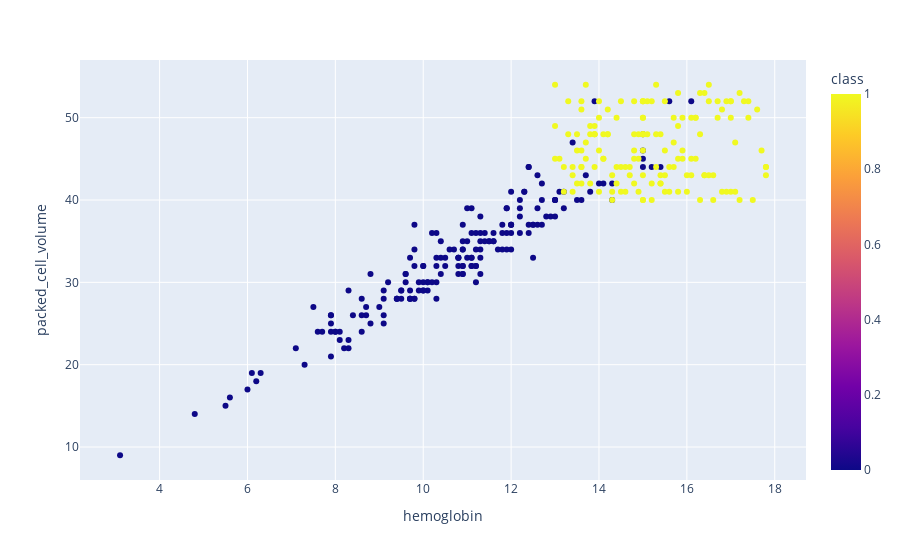

Notebook cell for this chart:
### Code cell
fig = px.scatter(df,x='hemoglobin',y='packed_cell_volume',color='class')
fig.show()

### Figure 1 — Plotly figure (JSON) as saved in the notebook; plotly's stock layout.template omitted (floating-point values rounded to 4 significant figures; data arrays with more than 128 entries replaced by an {"elided": "..."} marker saying what was removed)
{"data": [{"hovertemplate": "hemoglobin=%{x}<br>packed_cell_volume=%{y}<br>class=%{marker.color}<extra></extra>", "legendgroup": "", "marker": {"color": {"elided": "400 int values"}, "coloraxis": "coloraxis", "symbol": "circle"}, "mode": "markers", "name": "", "orientation": "v", "showlegend": false, "type": "scatter", "x": {"elided": "400 float values"}, "xaxis": "x", "y": {"elided": "400 int values"}, "yaxis": "y"}], "layout": {"coloraxis": {"colorbar": {"title": {"text": "class"}}, "colorscale": [[0, "#0d0887"], [0.1111, "#46039f"], [0.2222, "#7201a8"], [0.3333, "#9c179e"], [0.4444, "#bd3786"], [0.5556, "#d8576b"], [0.6667, "#ed7953"], [0.7778, "#fb9f3a"], [0.8889, "#fdca26"], [1, "#f0f921"]]}, "legend": {"tracegroupgap": 0}, "margin": {"t": 60}, "xaxis": {"anchor": "y", "domain": [0, 1], "title": {"text": "hemoglobin"}}, "yaxis": {"anchor": "x", "domain": [0, 1], "title": {"text": "packed_cell_volume"}}}}
